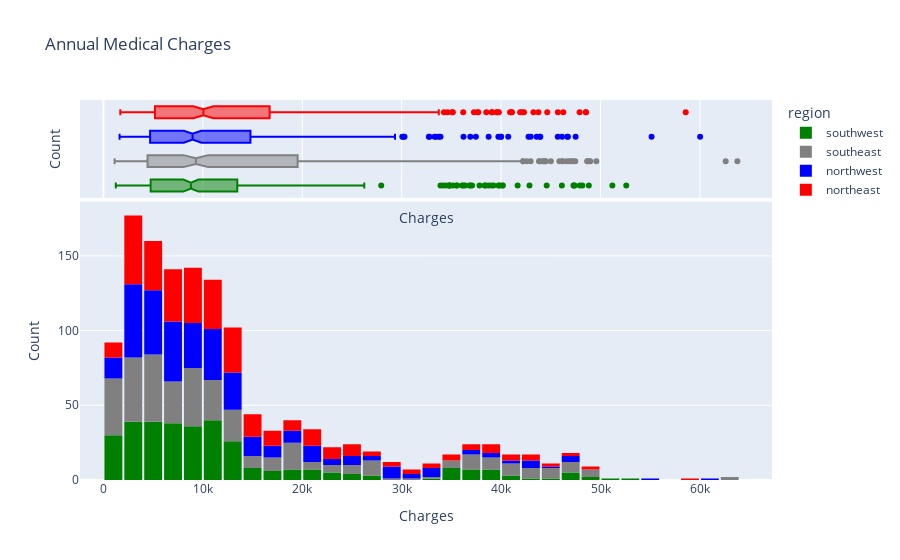

Notebook code for this chart:
### Code cell
fig = px.histogram(medical_df,
                   x='charges',
                   marginal='box',
                   nbins=47,
                   color='region',
                   color_discrete_sequence=['green', 'gray', 'blue', 'red'],
                   title='Annual Medical Charges',
                  )
fig.update_layout(bargap=0.1, height=700)
fig.update_xaxes(title='Charges')
fig.update_yaxes(title='Count')
fig.show()

### Figure 1 — Plotly figure (JSON) as saved in the notebook; plotly's stock layout.template omitted (floating-point values rounded to 4 significant figures; data arrays with more than 128 entries replaced by an {"elided": "..."} marker saying what was removed)
{"data": [{"alignmentgroup": "True", "bingroup": "x", "hovertemplate": "region=southwest<br>charges=%{x}<br>count=%{y}<extra></extra>", "legendgroup": "southwest", "marker": {"color": "green", "pattern": {"shape": ""}}, "name": "southwest", "nbinsx": 47, "offsetgroup": "southwest", "orientation": "v", "showlegend": true, "type": "histogram", "x": {"elided": "325 float values"}, "xaxis": "x", "yaxis": "y"}, {"alignmentgroup": "True", "hovertemplate": "region=southwest<br>charges=%{x}<extra></extra>", "legendgroup": "southwest", "marker": {"color": "green"}, "name": "southwest", "notched": true, "offsetgroup": "southwest", "showlegend": false, "type": "box", "x": {"elided": "325 float values"}, "xaxis": "x2", "yaxis": "y2"}, {"alignmentgroup": "True", "bingroup": "x", "hovertemplate": "region=southeast<br>charges=%{x}<br>count=%{y}<extra></extra>", "legendgroup": "southeast", "marker": {"color": "gray", "pattern": {"shape": ""}}, "name": "southeast", "nbinsx": 47, "offsetgroup": "southeast", "orientation": "v", "showlegend": true, "type": "histogram", "x": {"elided": "364 float values"}, "xaxis": "x", "yaxis": "y"}, {"alignmentgroup": "True", "hovertemplate": "region=southeast<br>charges=%{x}<extra></extra>", "legendgroup": "southeast", "marker": {"color": "gray"}, "name": "southeast", "notched": true, "offsetgroup": "southeast", "showlegend": false, "type": "box", "x": {"elided": "364 float values"}, "xaxis": "x2", "yaxis": "y2"}, {"alignmentgroup": "True", "bingroup": "x", "hovertemplate": "region=northwest<br>charges=%{x}<br>count=%{y}<extra></extra>", "legendgroup": "northwest", "marker": {"color": "blue", "pattern": {"shape": ""}}, "name": "northwest", "nbinsx": 47, "offsetgroup": "northwest", "orientation": "v", "showlegend": true, "type": "histogram", "x": {"elided": "325 float values"}, "xaxis": "x", "yaxis": "y"}, {"alignmentgroup": "True", "hovertemplate": "region=northwest<br>charges=%{x}<extra></extra>", "legendgroup": "northwest", "marker": {"color": "blue"}, "name": "northwest", "notched": true, "offsetgroup": "northwest", "showlegend": false, "type": "box", "x": {"elided": "325 float values"}, "xaxis": "x2", "yaxis": "y2"}, {"alignmentgroup": "True", "bingroup": "x", "hovertemplate": "region=northeast<br>charges=%{x}<br>count=%{y}<extra></extra>", "legendgroup": "northeast", "marker": {"color": "red", "pattern": {"shape": ""}}, "name": "northeast", "nbinsx": 47, "offsetgroup": "northeast", "orientation": "v", "showlegend": true, "type": "histogram", "x": {"elided": "324 float values"}, "xaxis": "x", "yaxis": "y"}, {"alignmentgroup": "True", "hovertemplate": "region=northeast<br>charges=%{x}<extra></extra>", "legendgroup": "northeast", "marker": {"color": "red"}, "name": "northeast", "notched": true, "offsetgroup": "northeast", "showlegend": false, "type": "box", "x": {"elided": "324 float values"}, "xaxis": "x2", "yaxis": "y2"}], "layout": {"autosize": true, "bargap": 0.1, "barmode": "relative", "legend": {"title": {"text": "region"}, "tracegroupgap": 0}, "title": {"text": "Annual Medical Charges"}, "xaxis": {"anchor": "y", "autorange": true, "domain": [0, 1], "range": [-2359.0, 67250.0], "title": {"text": "Charges"}, "type": "linear"}, "xaxis2": {"anchor": "y2", "autorange": true, "domain": [0, 1], "matches": "x", "range": [-2359.0, 67250.0], "showgrid": true, "showticklabels": false, "title": {"text": "Charges"}, "type": "linear"}, "yaxis": {"anchor": "x", "autorange": true, "domain": [0, 0.7326], "range": [0, 186.3], "title": {"text": "Count"}}, "yaxis2": {"anchor": "x2", "autorange": true, "domain": [0.7426, 1], "matches": "y2", "range": [-0.5, 3.5], "showgrid": false, "showline": false, "showticklabels": false, "ticks": "", "title": {"text": "Count"}, "type": "category"}}}
